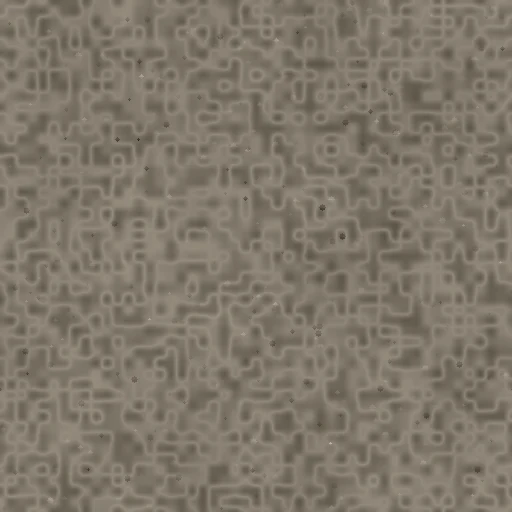
#> input picture map-src/legacy/map-assets/tex-asphalt.webp, 512 x 512 px
$ python hist-roof.py legacy/map-assets/tex-asphalt.webp
#> lines starting #> are read from the running program, lines starting #| are printed output that depends on the picture
"""量化屋顶区明度分布：把屋顶区裁出来做直方图，看明度是否挤在一个窄带"""
import sys
from PIL import Image
import numpy as np
src = sys.argv[1]
im = Image.open(src).convert('RGB')
#> im is the input picture: PIL image 512x512 RGB; mean R, G, B 127.4, 119.1, 105.9
a = np.asarray(im).astype(np.float32)
# 屋顶区（放大图对应的原图区域）
x0,y0,x1,y1 = 480,200,760,420
sub = a[y0:y1, x0:x1]
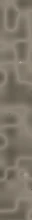
#> sub: shape (220, 32, 3) float32; mean R, G, B 125.8, 117.5, 104.3
lum = 0.2126*sub[:,:,0] + 0.7152*sub[:,:,1] + 0.0722*sub[:,:,2]
h, edges = np.histogram(lum, bins=16, range=(0,255))
#> h = [0, 0, 0, 0, 0, 246, 2067, 2600, 2112, 14, 1, 0, 0, 0, 0, 0]; edges = 17 values from 0 to 255
for i,c in enumerate(h):
    lo, hi = edges[i], edges[i+1]
    print(f'  {lo:5.0f}-{hi:5.0f}  {c:7d}  {"#"*int(c/ max(1,h.max()/50))}')
#> this loop made 16 passes
#> (c, lo, hi) on passes 1 to 12: (0, 0, 15.94), (0, 15.94, 31.88), (0, 31.88, 47.81), (0, 47.81, 63.75), (0, 63.75, 79.69), (246, 79.69, 95.62), (2067, 95.62, 111.6), (2600, 111.6, 127.5), (2112, 127.5, 143.4), (14, 143.4, 159.4), (1, 159.4, 175.3), (0, 175.3, 191.2)
#|       0-   16        0
#|      16-   32        0
#|      32-   48        0
#|      48-   64        0
#|      64-   80        0
#|      80-   96      246  ####
#|      96-  112     2067  #######################################
#|     112-  128     2600  ##################################################
#> (further printed lines are left out)
print(f'min {lum.min():.0f}  max {lum.max():.0f}  均值 {lum.mean():.1f}  标准差 {lum.std():.1f}')
#| min 86  max 163  均值 118.3  标准差 12.4
# 色彩饱和度（B-R 差，蓝瓦的指标）
print(f'B-R 均值 {(sub[:,:,2]-sub[:,:,0]).mean():.1f}')
#| B-R 均值 -21.5
